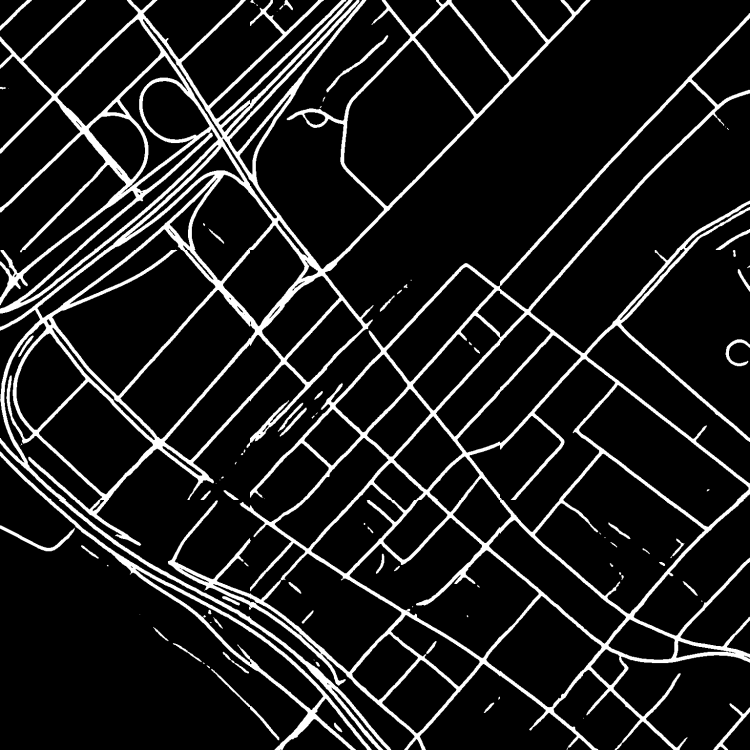
#> input picture road_extraction_outputs/test_results/pred/img-1.png, 1500 x 1500 px, given as the content of the folder ta/road_boundary_train/road_satellite/dataset/testing/images, which was not available (shown at 1/2 size)
$ jupyter execute --allow-errors efficientUnet_eval.ipynb   (shell and % lines are left out)
#> lines starting #> are read from the running program, lines starting #| are printed output that depends on the picture; pictures that were not available may be replaced by others from this repository, and a replacement may not be noted
[cell 1]
"""script to evaluate model on test images"""

[cell 2]
# !ipython nbconvert --to=python enet_eval.ipynb

[cell 3]
import glob
import os
from tqdm import tqdm
import numpy as np
import functools
import random
import cv2
import tensorflow as tf
# import tensorflow_addons as tfa
from sklearn.model_selection import train_test_split
from tensorflow.keras import layers
from tensorflow.keras import losses
import tensorflow.keras.backend as K
from tensorflow.python.keras.callbacks import LambdaCallback
from tensorflow.python.keras.layers import Conv2D, MaxPooling2D, Input, Conv2DTranspose, \
    Add, Activation, BatchNormalization, Concatenate
from tensorflow.python.keras.models import Model

import segmentation_models as sm

sm.set_framework('tf.keras')
#> (this line was passed over: segmentation_models is not available in this run)

from cb.tbi_cb import TensorBoardImage
from cb.snapshot_cb_builder import SnapshotCallbackBuilder
from cb.sgdr_lr_scheduler import SGDRScheduler

[cell 4]
import matplotlib.image as mpimg
# This is needed to display the images.
import matplotlib.pyplot as plt

# [11 lines left out: function visualize, not called in this run]

[cell 5]
IMG_DIR = "/home/ubuntu/valdata/road_boundary_train/road_satellite/dataset/testing/images"
LABEL_DIR = "/home/ubuntu/valdata/road_boundary_train/road_satellite/dataset/testing/masks"
OUTPUT_PATH = "/home/ubuntu/valdata/road_boundary_train/road_satellite/enet/test_results"

MODEL_DIR = "/home/ubuntu/valdata/road_boundary_train/road_satellite/enet"

OUTPUT_SHAPE = (512, 512, 1)
INPUT_SHAPE = (512, 512, 3)

img_shape = (512, 512, 3)
n_classes = 1
BACKBONE = 'efficientnetb4'

#> (a cell that did not finish here is left out)

#> (a cell that did not finish here is left out)

[cell 8]
# Utils

def get_filename(file):
    idx1 = file.rfind("/")
    filename = file[idx1+1:]
    return filename

def read_img(filepath):
#> called with filepath = '_only/img-1.png'
    image = cv2.imread(filepath, cv2.IMREAD_UNCHANGED)
#> image is the input picture: shape (1500, 1500); min 0, max 255, mean 29.1
    return image

def save_image(image, path):
    resized_img = cv2.resize(image,(1500,1500), interpolation=cv2.INTER_AREA)
    cv2.imwrite(path, resized_img)

# def save_mask(filename, image):
#     resized_img = cv2.resize(image,(1500,1500),interpolation=cv2.INTER_AREA)
#     cv2.imwrite(f"{OUTPUT_PATH}/masks/{filename}", resized_img)

[cell 9]
# IMAGE OPERATIONS

def crop_img_label(img, mask):
    img_arr = []
    label_arr = []
    image = cv2.resize(img, (1536, 1536),interpolation=cv2.INTER_AREA)
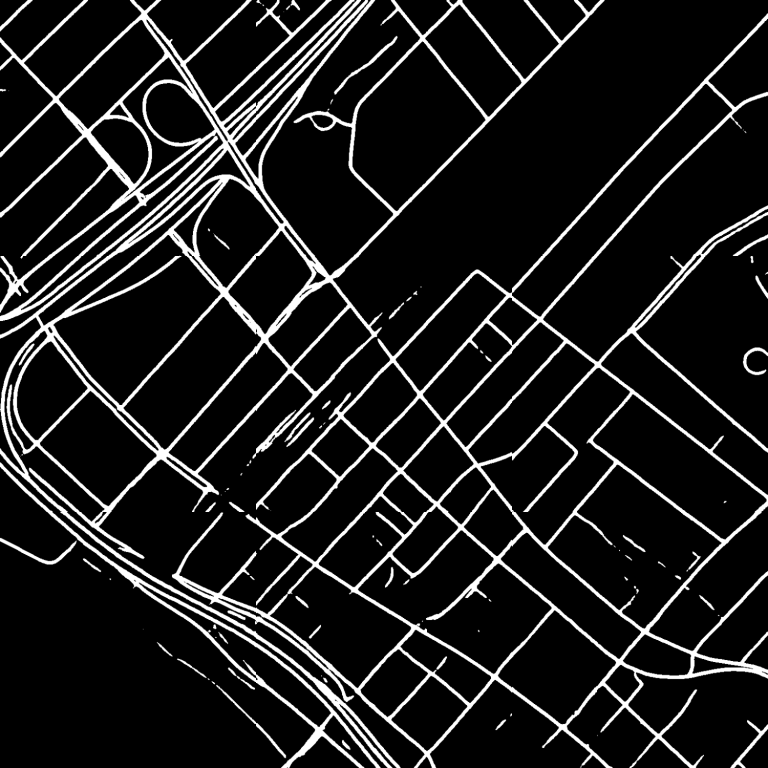
#> image: shape (1536, 1536, 3) (shown at 1/2 size); min 0, max 255, mean 29.1
    label = cv2.resize(mask, (1536, 1536),interpolation=cv2.INTER_AREA)
    for i in range(3):
        row_start, row_end = i*512, (i+1)*512
        for j in range(3):
            col_start, col_end = j*512, (j+1)*512
            crp_img = image[row_start:row_end, col_start:col_end]
            crp_mask = label[row_start:row_end, col_start:col_end]

            img_arr.append(crp_img)
            label_arr.append(crp_mask)
#> after the loop, img_arr = 9 items; label_arr = 9 items

    return img_arr, label_arr

# [65 lines left out: functions merge_imgs, convert_images_dtype, smoothen_detection, remove_small_connected_objects, not called in this run]


def expand_dims(image_, axis=0):
    """
    :param image_:
    :type image_:
    :return:
    :rtype:
    """
    new_image = np.expand_dims(image_, axis=axis)
    return new_image

[cell 10]
# Evaluation Metrics Utils

# [45 lines left out: functions calculate_precision, calculate_recall, calculate_iou, calculate_F1, cal_mean, not called in this run]

[cell 11]
def infer_and_evaluate(img, mask, file_name):
    """
    Run inference on input image and evaluate accuracy parameters
    """
    imgs, labels = crop_img_label(img, mask)
#> imgs = 9 items; labels = 9 items

    pred_arr = []

    for idx, crp in enumerate(imgs):
        label = labels[idx]
        inp_img = np.multiply(crp, 1 / 255.0)
        batched_img = expand_dims(inp_img)

        pred = model.predict(batched_img)
        pred = np.reshape(pred, (512, 512))

#         pred = np.where(pred > 0.5, 255, 0).astype('uint8')
        final_img = np.zeros((512, 512), np.uint8)
        thresh_indices = pred[:, :] > 0.5
        final_img[thresh_indices] = 255
        final_img = remove_small_connected_objects(final_img, 40)
        pred_arr.append(final_img)
#> this loop made 1 pass
#> pass 1, in infer_and_evaluate, `label = labels[idx]`:
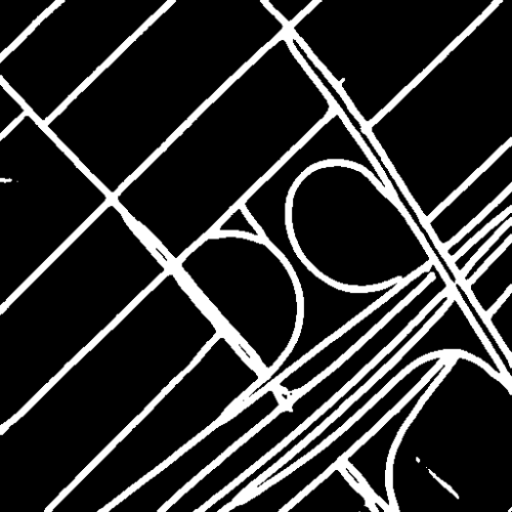
#> label: shape (512, 512); min 0, max 255, mean 44.9
#> after the loop, pred_arr = []

    merged_pred = merge_imgs(pred_arr)
    merged_pred = cv2.resize(merged_pred,(1500,1500),interpolation=cv2.INTER_AREA)

    # [6 lines of commented-out code are left out]

    save_image(cv2.cvtColor(img, cv2.COLOR_RGB2BGR), f"{OUTPUT_PATH}/images/{file_name}")
    save_image(merged_pred, f"{OUTPUT_PATH}/pred/{file_name}")
    save_image(mask, f"{OUTPUT_PATH}/labels/{file_name}")

    # converting gt, pred into one hot encoding.
    gt = np.where(mask > 0, 1, 0).astype('uint8')
    pred = np.where(merged_pred > 0, 1, 0).astype('uint8')

    iou = calculate_iou(gt, pred)
    recall = calculate_recall(gt, pred)
    precision = calculate_precision(gt, pred)
    f1_score = calculate_F1(precision, recall)

    print(f"for {file_name} - iou: {iou}, recall: {recall}, precision: {precision}, f1_score: {f1_score}")

    return iou, recall, precision, f1_score

$ run again, on road_extraction_outputs/test_results/pred/img-13.png
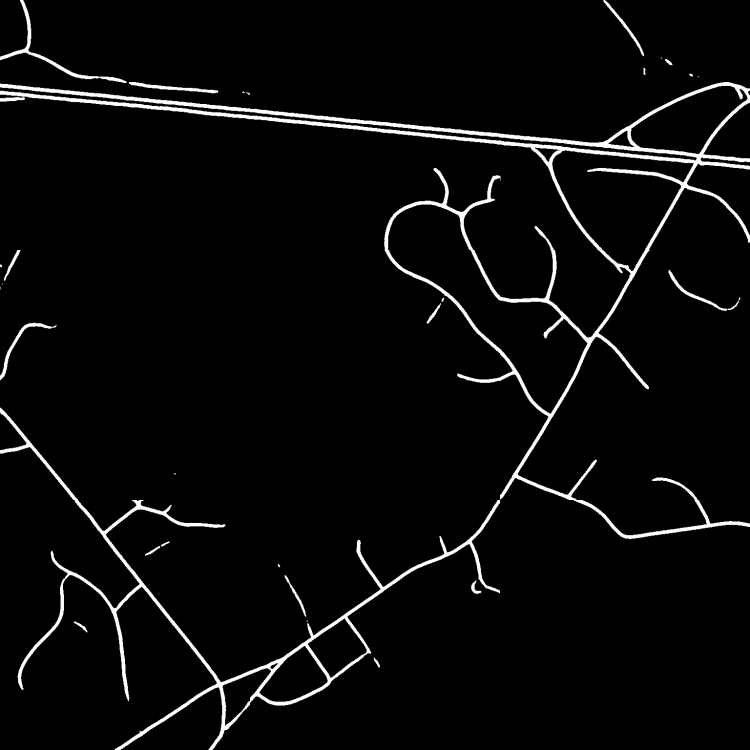
#> input picture road_extraction_outputs/test_results/pred/img-13.png, 1500 x 1500 px, given as the content of the folder ta/road_boundary_train/road_satellite/dataset/testing/images, which was not available (shown at 1/2 size)
#> in read_img, image is the input picture: shape (1500, 1500); min 0, max 255, mean 9.9
#> in crop_img_label, `image = cv2.resize(img, (1536, 1536),interpolation=cv2.INTER_AREA)`:
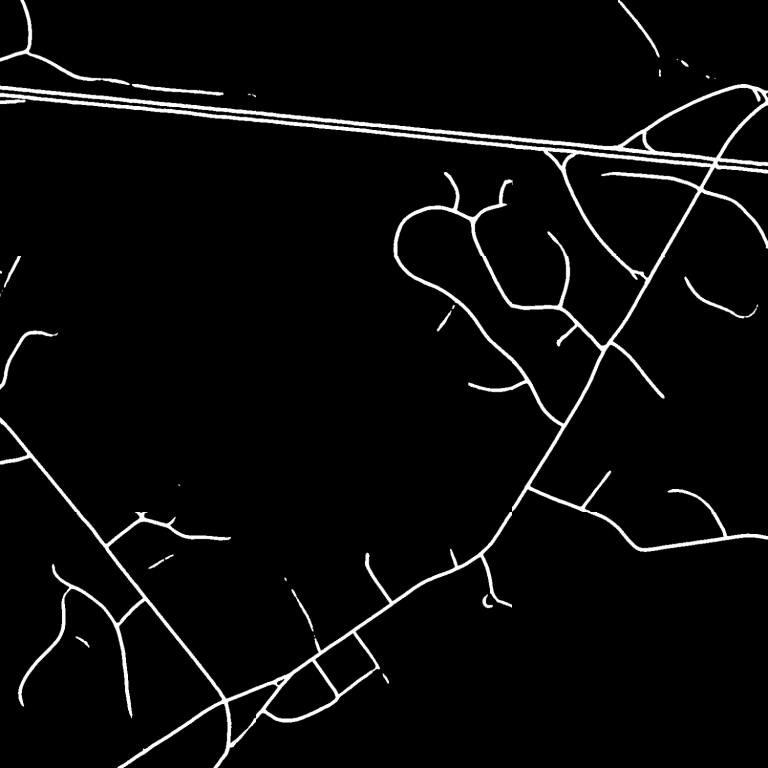
#> image: shape (1536, 1536, 3) (shown at 1/2 size); min 0, max 255, mean 9.9
#> after the loop in crop_img_label, `for i in range(3):`: img_arr = 9 items
#> the loop in infer_and_evaluate, `for idx, crp in enumerate(imgs):` made 1 pass
#> pass 1, in infer_and_evaluate, `label = labels[idx]`:
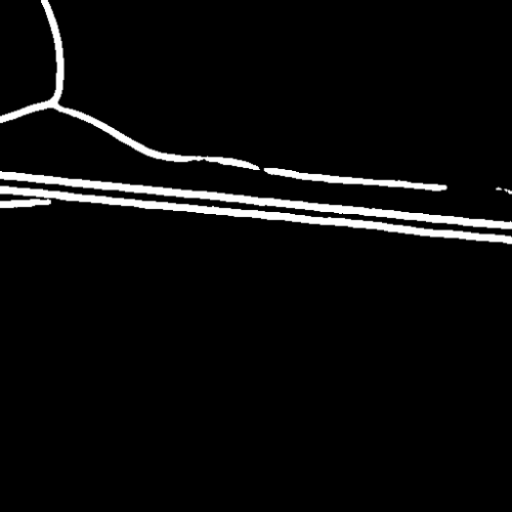
#> label: shape (512, 512); min 0, max 255, mean 11.5
#> after the loop in infer_and_evaluate, `for idx, crp in enumerate(imgs):`: pred_arr = []

$ run again, on road_extraction_outputs/test_results/pred/img-2.png
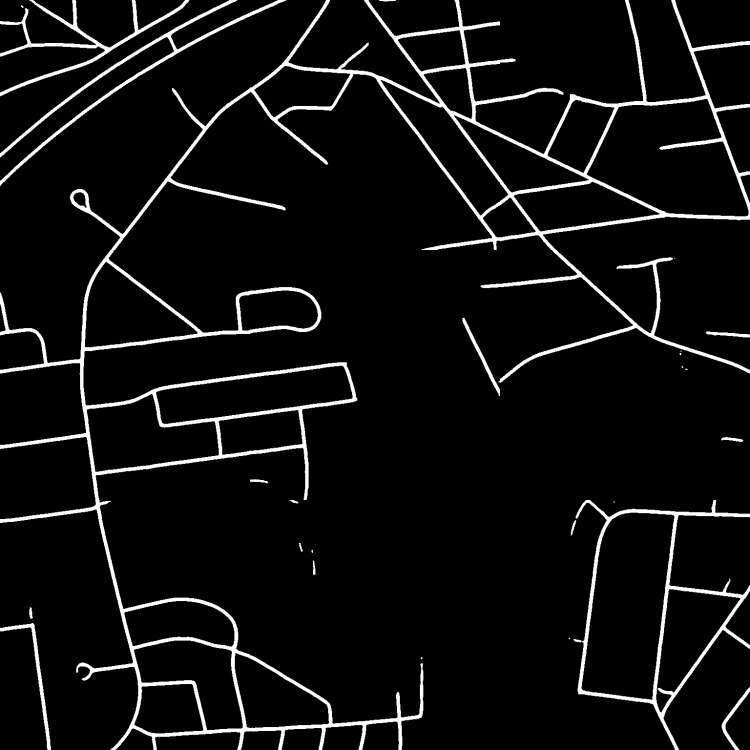
#> input picture road_extraction_outputs/test_results/pred/img-2.png, 1500 x 1500 px, given as the content of the folder ta/road_boundary_train/road_satellite/dataset/testing/images, which was not available (shown at 1/2 size)
#> in read_img, image is the input picture: shape (1500, 1500); min 0, max 255, mean 15.8
#> in crop_img_label, `image = cv2.resize(img, (1536, 1536),interpolation=cv2.INTER_AREA)`:
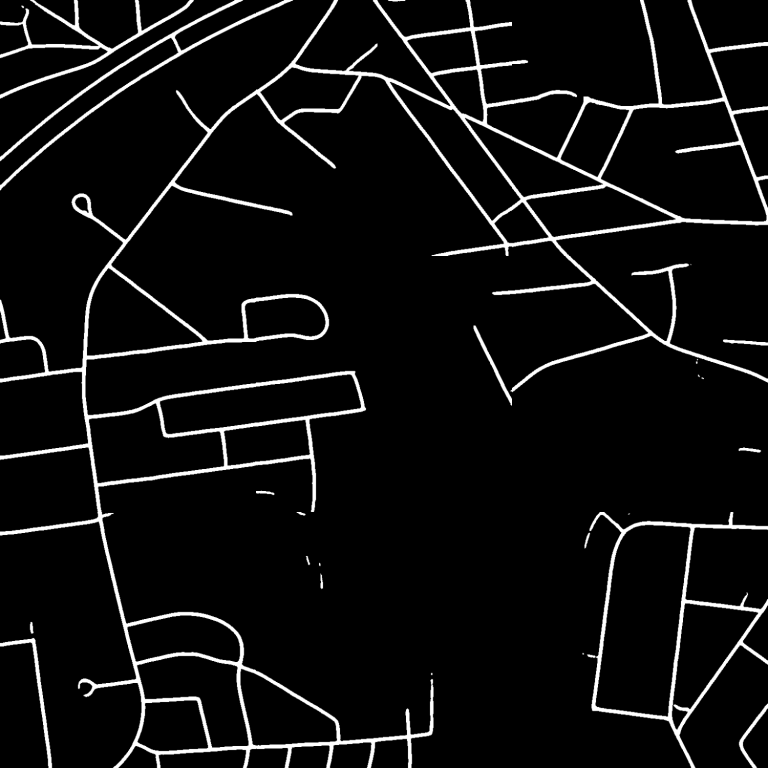
#> image: shape (1536, 1536, 3) (shown at 1/2 size); min 0, max 255, mean 15.8
#> after the loop in crop_img_label, `for i in range(3):`: img_arr = 9 items
#> the loop in infer_and_evaluate, `for idx, crp in enumerate(imgs):` made 1 pass
#> pass 1, in infer_and_evaluate, `label = labels[idx]`:
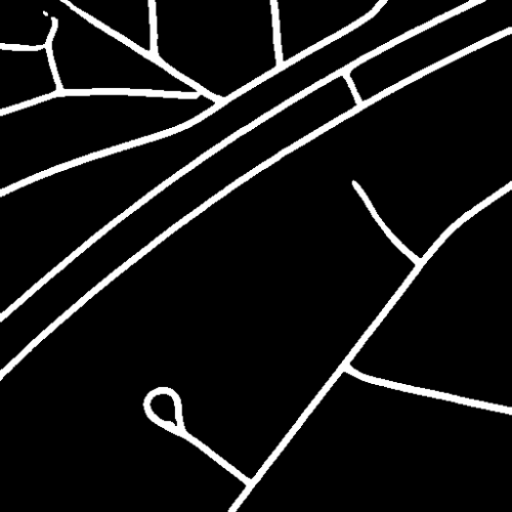
#> label: shape (512, 512); min 0, max 255, mean 21.5
#> after the loop in infer_and_evaluate, `for idx, crp in enumerate(imgs):`: pred_arr = []

$ run again, on road_extraction_outputs/test_results/pred/img-3.png
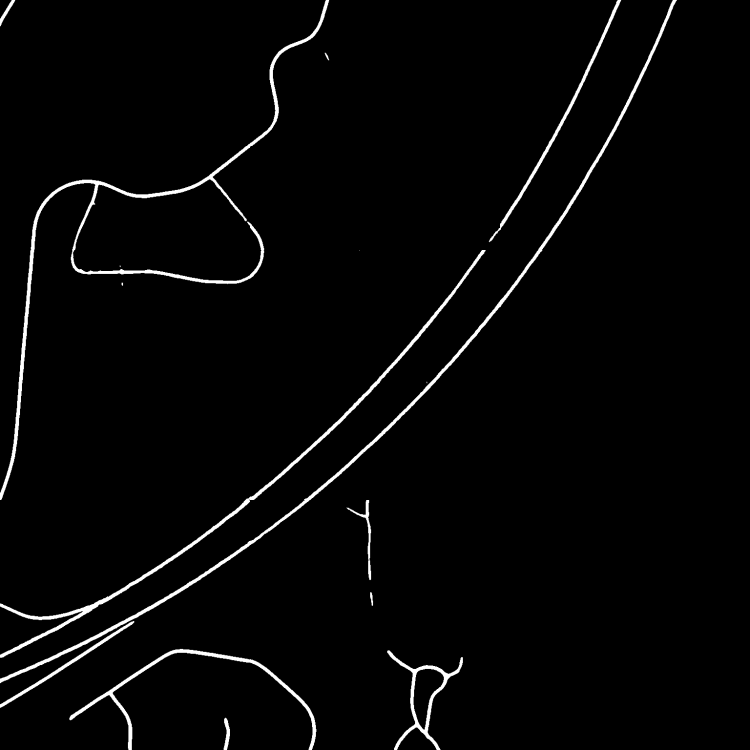
#> input picture road_extraction_outputs/test_results/pred/img-3.png, 1500 x 1500 px, given as the content of the folder ta/road_boundary_train/road_satellite/dataset/testing/images, which was not available (shown at 1/2 size)
#> in read_img, image is the input picture: shape (1500, 1500); min 0, max 255, mean 6.1
#> image: shape (1536, 1536, 3)
#> after the loop in crop_img_label, `for i in range(3):`: img_arr = 9 items
#> the loop in infer_and_evaluate, `for idx, crp in enumerate(imgs):` made 1 pass
#> pass 1, in infer_and_evaluate, `label = labels[idx]`:
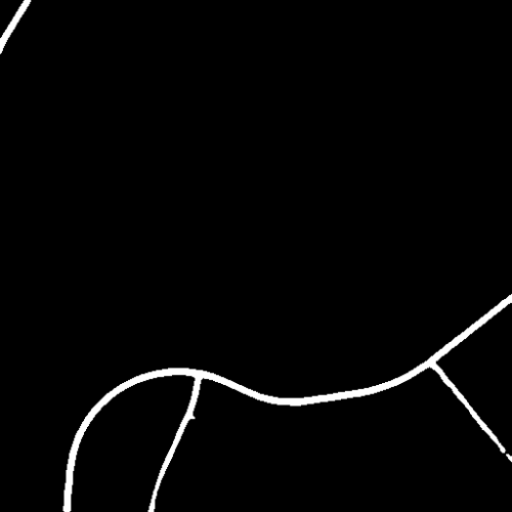
#> label: shape (512, 512); min 0, max 255, mean 5.6
#> after the loop in infer_and_evaluate, `for idx, crp in enumerate(imgs):`: pred_arr = []
